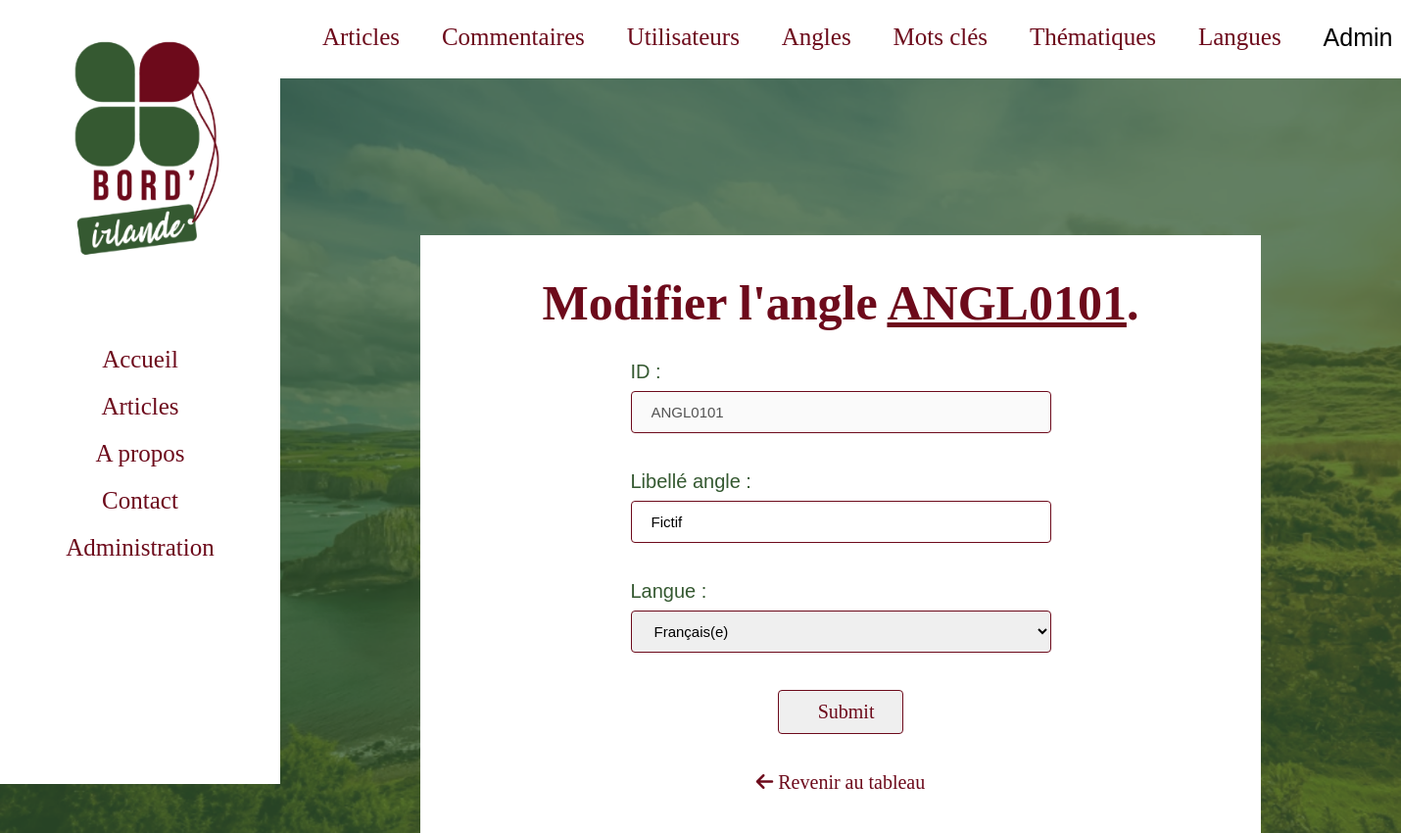
Screenshot of /angles/update.php?id=ANGL0101 (signed in) with the database file from the repository.
### tables this page shows
CREATE TABLE IF NOT EXISTS `angle` (
  `NumAngl` char(8) NOT NULL,
  `LibAngl` char(60) DEFAULT NULL,
  `NumLang` char(8) NOT NULL,
  PRIMARY KEY (`NumAngl`),
  KEY `ANGLE_FK` (`NumAngl`),
  KEY `FK_ASSOCIATION_6` (`NumLang`)
);

CREATE TABLE IF NOT EXISTS `langue` (
  `NumLang` char(8) NOT NULL,
  `Lib1Lang` char(25) DEFAULT NULL,
  `Lib2Lang` char(45) DEFAULT NULL,
  `NumPays` char(4) DEFAULT NULL,
  PRIMARY KEY (`NumLang`),
  KEY `LANGUE_FK` (`NumLang`)
);

### angles/update.php (the view, shortened to what this page needs)
<?php
    include '../assets/php/connect_PDO.php';
?>
<!DOCTYPE html>
<html>
    <head>
		<link rel="stylesheet" href="../assets/css/style.css" />
    </head>
    <body>
        <?php
            if(isset($_GET['id']) && !empty($_GET['id'])) {
                $req = $bdd->prepare('SELECT * FROM angle WHERE NumAngl = :id');
                $req->execute(array(
                    'id' => $_GET['id']
                ));
                $donnees = $req->fetch();
                $NumLangAngl = $donnees['NumLang'];
                if(!empty($donnees)) {
                    ?>
                        <?php include '../assets/php/menuInAdminShow.php'; ?>
                        <div class="thematiques">
                                            <?php include '../assets/php/menuAdmin.php'; ?>
                            <div class="Update">
                                                    <h1>Modifier l'angle <span><?php echo $_GET['id']; ?></span>.</h1>
                                <div class="UpdateContent">
                                                    <form action="update.php?id=<?php echo $_GET['id']; ?>" method="POST">
                                                        <div class="Margin">
                                                            <label for="NumAngl">ID :</label>
                                                            <input type="text" id="NumAngl" name="NumAngl" placeholder="Identifiant de l'angle" size="8" minlength="8" value="<?php echo $donnees['NumAngl']; ?>" required disabled><br>
                                                        </div>
                                                        <div class="Margin">
                                                            <label for="LibAngl">Libellé angle :</label>
                                                            <input type="text" id="LibAngl" name="LibAngl" placeholder="Entrer votre angle" size="60" maxlength="60" autofocus="autofocus" value="<?php echo $donnees['LibAngl']; ?>" required><br>
                                                        </div>
                                                        <div class="Margin">
                                                            <label for="NumLang">Langue :</label>
                                                            <select name="NumLang" id="NumLang" required>
                                                                <?php
                                                                    $req = $bdd->query('SELECT * FROM langue ORDER BY NumLang');
                                                                    while($donnees = $req->fetch()) {
                                                                ?>
                                                                        <option value="<?php echo $donnees['NumLang']; ?>" <?php echo $donnees['NumLang'] == $NumLangAngl ? "selected" : ""; ?>><?php echo $donnees['Lib1Lang']; ?></option>
                                                                <?php
                                                                    }
                                                                ?>
                                                            </select><br>
                                                        </div>
                                                        <div class="validerInput">
                                                            <input type="submit"><br>
                                                        </div>
                                                    </form>
                                                    <div class="Margin validerInput">
                                                        <a href="index.php" class="back"><i class="fas fa-arrow-left"></i> Revenir au tableau</a>
                                                    </div>
                                                <?php
                                            } else {
                                                $_SESSION['answer'] = "<span>Cet angle est introuvable !</span>";
                                                header('Location: index.php');
                                            }
                                        } else {
                                            $_SESSION['answer'] = "<span>Cet angle est introuvable !</span>";
                                            header('Location: index.php');
                                        }
                                    ?>
                                </div>
                            </div>
                        </div>
    </body>
</html>

### assets/css/style.css (style rules this page uses)
body { display: flex; margin: 0px; background-image: url("../images/image_2.png"); background-repeat: no-repeat; background-attachment: fixed; background-color: #345831; background-size: cover; width: 100vw; height: 100vh; }
.thematiques { display: flex; flex-direction: column; margin-left: 20vw; }
.thematiques h1 { font-family: 'Bebas Neue', cursive; color: #6D0A1B; text-align: center; font-size: 50px; padding-top: 10vh; margin: 0px; margin-top: 5vh; }
.Update { background-color: white; width: 60vw; height: auto; margin-top: 20vh; margin-left: 10vw; font-size: 20px; margin-bottom: 10vh; }
.Update h1 { padding-top: 0; }
.UpdateContent { color: #355931; width: 30vw; margin: 0px auto; font-family: Helvetica, sans-serif; margin-bottom: 5vh; }
.Margin { margin-top: 30px; }
.thematiques a { text-decoration: none; font-family: 'Bebas Neue', cursive; color: #355931; }
input { width: 100%; padding: 12px 20px; margin: 8px 0; box-sizing: border-box; border: 1px solid #6D0A1B; border-radius: 4px; font-size: 15px; font-family: 'Helvetica', sans-serif; font-weight: 400; }
input[type=submit], input[type=reset] { font-size: 20px; font-family: 'Bebas Neue', cursive; font-weight: 400; color: #6D0A1B; padding: 10px 40px; transition: 0.3s ease; margin-top: 30px; width: 30%; }
label { font-size: 20px; font-family: 'Helvetica', sans-serif; font-weight: 400; color: #355931; }
.validerInput { text-align: center; }
select { width: 100%; padding: 11px 19px; border-radius: 4px; margin: 8px 0; box-sizing: border-box; border: 1px solid #6D0A1B; font-size: 15px; font-family: 'Helvetica', sans-serif; font-weight: 400; }
.Update h1 span { text-decoration: underline; }
.thematiques a { color: #6D0A1B; }

### rows the page displays
angle: NumAngl "ANGL0101", LibAngl "Fictif", NumLang "Français(e)"

### other values shown
$_SESSION['login'] "Admin"
$_GET['id'] "ANGL0101"
